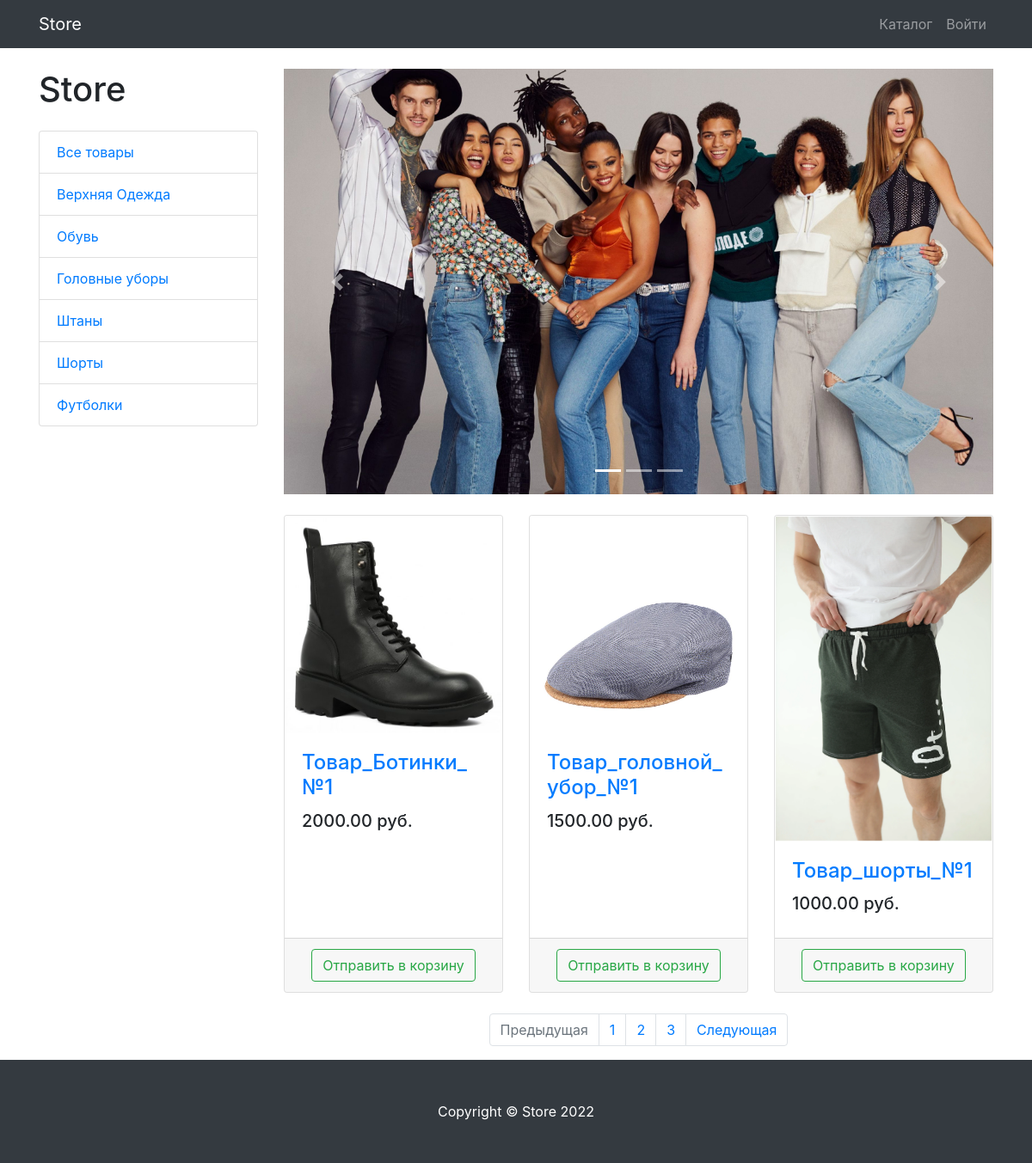
Screenshot of /products/ with the database file from the repository.
### products/models.py (models this page shows, shortened)
class ProductCategory(models.Model):
    name = models.CharField(max_length=128, unique=True)
    description = models.TextField(null=True, blank=True)
    class Meta:
        verbose_name = 'категорию'
        verbose_name_plural = 'Категории'

class Product(models.Model):
    name = models.CharField(max_length=256)
    description = models.TextField()
    price = models.DecimalField(max_digits=6, decimal_places=2)
    quantity = models.PositiveIntegerField(default=0)
    image=models.ImageField(upload_to='products_images',null=True, blank=True)
    category = models.ForeignKey(to=ProductCategory, on_delete=models.CASCADE)
    class Meta:
        verbose_name = 'Продукт'
        verbose_name_plural = 'Продукты'

### products/views.py (the view)
# urls.py: path('', ProductsListView.as_view(), name="index"),
class ProductsListView(TitleMixin, ListView):
    model = Product
    template_name = 'products/products.html'
    paginate_by = 3
    title = 'Store - Каталог'
    def get_queryset(self):
        queryset = super(ProductsListView, self).get_queryset()
        category_id = self.kwargs.get('category_id')
        return queryset.filter(category__id = category_id) if category_id else queryset
    def get_context_data(self, *, object_list=None, **kwargs):
        context = super(ProductsListView, self).get_context_data()
        context['categories'] = ProductCategory.objects.all()
        return context

### common/views.py (called while the page is built)
    def get_context_data(self, **kwargs):
        context = super(TitleMixin, self).get_context_data(**kwargs)
        context['title'] = self.title
        return context

### products/context_processors.py (called while the page is built)
def baskets(request):
    user = request.user
    return {'baskets': Basket.objects.filter(user = user) if user.is_authenticated else []}

### products/templates/products/products.html (shortened to what this page needs)
{% extends "products/base.html" %}
{% load static %}
{% block css %}
    <link href="/static/vendor/css/products.css" rel="stylesheet">
{% endblock %}
{% block content %}
    <div class="container">
    <div class="row">
        <div class="col-lg-3">
            <h1 class="my-4">Store</h1>
            <div class="list-group">
                <a href="{% url 'products:index'%}" class="list-group-item">Все товары</a>
                {% for category in categories %}
                    <a href="{% url 'products:category' category.id %}" class="list-group-item">{{ category.name }}</a>
                {% endfor %}
            </div>
        </div>
        <div class="col-lg-9">
            <div id="carouselExampleIndicators" class="carousel slide my-4" data-ride="carousel">
                <ol class="carousel-indicators">
                    <li data-target="#carouselExampleIndicators" data-slide-to="0" class="active"></li>
                    <li data-target="#carouselExampleIndicators" data-slide-to="1"></li>
                    <li data-target="#carouselExampleIndicators" data-slide-to="2"></li>
                </ol>
                <div class="carousel-inner" role="listbox">
                    <div class="carousel-item active">
                        <img class="d-block img-fluid" src="/static/vendor/img/slides/slide-1.jpg" alt="First slide">
                    </div>
                </div>
                <a class="carousel-control-prev" href="#carouselExampleIndicators" role="button" data-slide="prev">
                    <span class="carousel-control-prev-icon" aria-hidden="true"></span>
                </a>
                <a class="carousel-control-next" href="#carouselExampleIndicators" role="button" data-slide="next">
                    <span class="carousel-control-next-icon" aria-hidden="true"></span>
                </a>
            </div>
            <div class="row">
                {% for product in object_list %}
                <div class="col-lg-4 col-md-6 mb-4">
                    <div class="card h-100">
                        <a href="#">
                            <img class="card-img-top"
                                 src="{{ product.image.url }}"
                                 alt="">
                        </a>
                        <div class="card-body">
                            <h4 class="card-title">
                                <a href="#">{{ product.name }}</a>
                            </h4>
                            <h5>{{ product.price }} руб.</h5>
                        </div>
                        <div class="card-footer text-center">
                            <a href="{% url 'products:basket_add' product.id %}" class="btn btn-outline-success">Отправить в корзину</a>
                        </div>
                    </div>
                </div>
                {% endfor %}
            </div>
            {% if is_paginated %}
            <nav aria-label="Page navigation example">
                <ul class="pagination justify-content-center">
                    <li class="page-item {% if not page_obj.has_previous %} disabled {%endif%}">
                        <a class="page-link" href="{% if page_obj.has_previous %} {% url 'products:paginator' page_obj.previous_page_number %} {%else%} # {%endif%}" tabindex="-1" aria-disabled="true">
                            Предыдущая
                        </a>
                    </li>
                    {% for page in paginator.page_range %}
                        <li class="page-item">
                            <a class="page-link" href="{% url 'products:paginator' page %}">
                                {{ page }}
                            </a></li>
                    {% endfor %}
                    <li class="page-item {% if not page_obj.has_next %} disabled {%endif%}">
                        <a class="page-link"
                           href="{%if page_obj.has_next%} {% url 'products:paginator' page_obj.next_page_number %} {% else %} # {% endif %}">
                            Следующая
                        </a>
                    </li>
                </ul>
            </nav>
            {% endif %}
        </div>
    </div>
</div>
{% endblock %}
{% block footer %}
    <footer class="py-5 bg-dark">
    <div class="container">
        <p class="m-0 text-center text-white">Copyright &copy; Store 2022</p>
    </div>
</footer>
{% endblock %}

### products/templates/products/base.html (shortened to what this page needs)
{% load static %}
<!DOCTYPE html>
<html lang="en">
<head>
    <link href="{% static 'vendor/bootstrap/css/bootstrap.min.css'%}" rel="stylesheet">
  {% block css %}
  {% endblock %}
</head>
<body>
<nav class="navbar navbar-expand-lg navbar-dark bg-dark fixed-top">
    <div class="container">
        <a class="navbar-brand" href="{% url 'index' %}">Store</a>
        <div class="collapse navbar-collapse" id="navbarResponsive">
            <ul class="navbar-nav ml-auto">
                <li class="nav-item">
                    <a class="nav-link" href="{% url 'products:index' %}">Каталог  </a>
                </li>
                {% if user.is_authenticated %}
                <li class="nav-item dropdown">
                    <a class="nav-link dropdown-toggle" href="#" id="navbarDropdown" role="button"
                       data-bs-toggle="dropdown" aria-expanded="false">
                        <i class="fas fa-user-circle"></i>
                    </a>
                    <ul class="dropdown-menu" aria-labelledby="navbarDropdown">
                        <li>
                            <a class="dropdown-item" href="{% url 'users:profile' user.id %}">Профиль</a>
                        </li>
                        <li><a class="dropdown-item" href="{% url 'products:orders' %}">Заказы</a></li>
                        {% if user.is_superuser or user.is_staff %}
                        <li><a class="dropdown-item" href="{% url 'admin:index' %}">Админ-панель</a></li>
                        {%endif%}
                        <li>
                            <hr class="dropdown-divider">
                        </li>
                        <li>
                            <a class="dropdown-item" href="{% url 'users:logout' %}">
                                Выйти
                            </a>
                        </li>
                    </ul>
                </li>
                {%else%}
                <li class="nav-item">
                    <a class="nav-link" href="{% url 'users:login' %}">Войти </a>
                </li>
                {%endif%}
            </ul>
        </div>
    </div>
</nav>
{% block content %}
{% endblock %}
{% block footer %}
{% endblock %}
</body>
</html>

### rows the page displays
ProductCategory: name "Верхняя Одежда"
ProductCategory: name "Обувь"
ProductCategory: name "Головные уборы"
ProductCategory: name "Штаны"
ProductCategory: name "Шорты"
ProductCategory: name "Футболки"
Product: image (picture), name "Товар_Ботинки_№1", price "2000.00"
Product: image (picture), name "Товар_головной_убор_№1", price "1500.00"
Product: image (picture), name "Товар_шорты_№1", price "1000.00"

### other values shown
{{ page }} "1" "2" "3"
